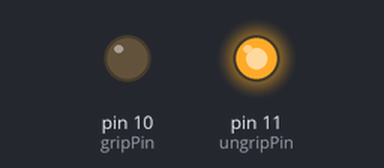
A sketch run on a simulated Arduino Uno, built with avr-gcc and run on an emulated ATmega328P. On the bench: output pins drawn as LEDs (lit = HIGH).

Above: at 4.0 s.
At 9.0 s:
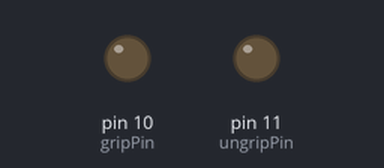
Timing chart, 0 to 13.0 s (numbered marks = the images above):
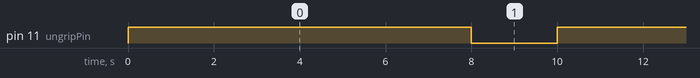

Measured:
- by itself, pin 11 (ungripPin): alternates HIGH for 8.0 s and LOW for 2.0 s

The sketch:

gripper_callibration.ino
```cpp
int gripPin = 10;
int ungripPin = 11 ;
//int timeWithload = ;
//int timeWithoutLoad = ;
void setup() {
  Serial.begin(9600);
  pinMode(gripPin, OUTPUT);
  pinMode(ungripPin, OUTPUT);
  digitalWrite(gripPin, LOW);
  digitalWrite(ungripPin, LOW);

}

void loop() {

    digitalWrite(ungripPin, HIGH);
  delay(8000);
 digitalWrite(ungripPin, LOW);
  delay(2000);
}
```
